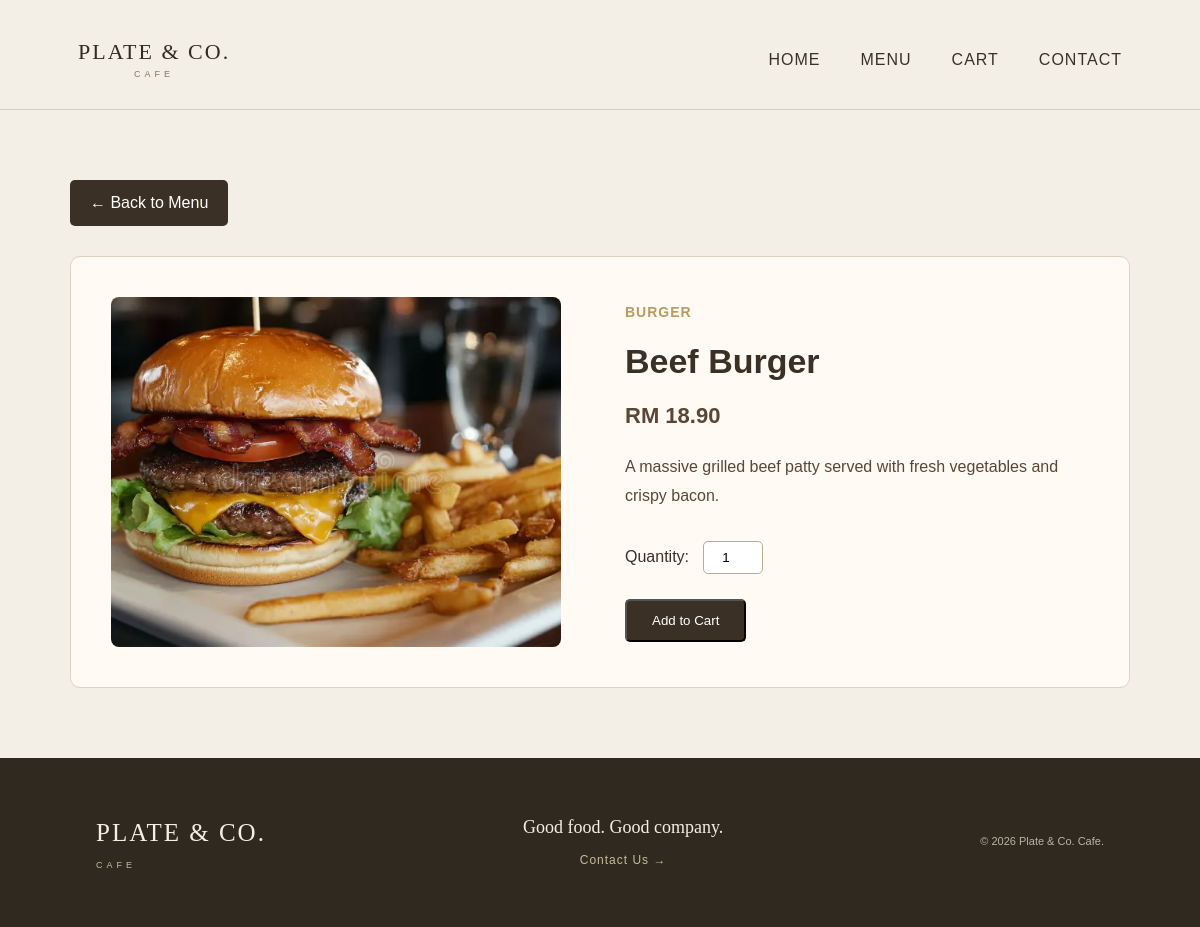
/menu/details.php?id=4, run on the app's committed database.
### tables this page shows
CREATE TABLE dishes (
    dish_id INT AUTO_INCREMENT PRIMARY KEY,
    name VARCHAR(100) NOT NULL,
    description TEXT,
    price DECIMAL(6,2) NOT NULL,
    image VARCHAR(255),
    category VARCHAR(50)
);

### menu/details.php (the view, shortened to what this page needs)
<?php
$dbHost = 'localhost';
$dbUser = 'root';
$dbPass = '';
$dbName = 'cafe_data';
$port = 3308;
$conn = mysqli_connect($dbHost, $dbUser, $dbPass, $dbName, $port);
$dish_id = (int) $_GET['id'];
$sql = "SELECT * FROM dishes WHERE dish_id = $dish_id";
$result = mysqli_query($conn, $sql);
$dish = mysqli_fetch_assoc($result);
?>
<!DOCTYPE html>
<html>
<head>
    <link rel="stylesheet" href="/restaurant/mystyle.css">
</head>
<body>
<?php include('../includes/header.php'); ?>
<div id="itemDetailsPage">
    <a href="menu.php" class="backMenuBtn">
        ← Back to Menu
    </a>
    <div class="itemDetailsContainer">
        <div class="itemDetailsImage">
            <?php if (!empty($dish['image'])) { ?>
                <img
                    src="/restaurant/images/<?php echo htmlspecialchars($dish['image']); ?>"
                    alt="<?php echo htmlspecialchars($dish['name']); ?>"
                >
            <?php } else { ?>
                <p>No image available.</p>
            <?php } ?>
        </div>
        <div class="itemDetailsInfo">
            <p class="itemCategory">
                <?php echo htmlspecialchars($dish['category']); ?>
            </p>
            <h1>
                <?php echo htmlspecialchars($dish['name']); ?>
            </h1>
            <p class="itemPrice">
                RM <?php echo number_format($dish['price'], 2); ?>
            </p>
            <p class="itemDescription">
                <?php echo nl2br(htmlspecialchars($dish['description'])); ?>
            </p>
            <form action="../cart/cart.php" method="post">
    <div class="quantitySection">
        <label for="quantity">
            Quantity:
        </label>
        <input
            type="number"
            id="quantity"
            name="quantity"
            value="1"
            min="1"
            max="20"
        >
    </div>
    <button type="submit" class="addCartBtn">
        Add to Cart
    </button>
</form>
        </div>
    </div>
</div>
<?php include('../includes/footer.php'); ?>
</body>
</html>

### mystyle.css (style rules this page uses)
body { margin: 0; font-family: Arial, sans-serif; background-color: #d2c6ac; color: #3B3025; }
#itemDetailsPage { max-width: 1100px; margin: 50px auto; padding: 20px; }
.backMenuBtn { display: inline-block; padding: 10px 20px; margin-bottom: 30px; background-color: #3B3025; color: white; text-decoration: none; border-radius: 5px; }
.itemDetailsContainer { display: flex; gap: 50px; align-items: center; padding: 40px; background-color: #fffaf4; border: 1px solid #ddd2c3; border-radius: 10px; }
.itemDetailsImage { width: 50%; text-align: center; }
.itemDetailsImage img { width: 100%; max-width: 450px; height: 350px; object-fit: cover; border-radius: 8px; }
.itemDetailsInfo { width: 50%; }
.itemCategory { font-size: 14px; color: #B89B5E; font-weight: bold; text-transform: uppercase; letter-spacing: 1px; }
.itemDetailsInfo h1 { font-size: 34px; color: #3B3025; margin: 10px 0; }
.itemPrice { font-size: 22px; font-weight: bold; color: #5A4636; }
.itemDescription { font-size: 16px; line-height: 1.8; color: #5A4636; margin: 20px 0 30px; }
.quantitySection { margin-bottom: 25px; }
.quantitySection label { color: #3B3025; margin-right: 10px; }
.quantitySection input { width: 60px; padding: 8px; border: 1px solid #b9aa96; border-radius: 5px; text-align: center; }
.addCartBtn { display: inline-block; padding: 12px 25px; background-color: #3B3025; color: white; text-decoration: none; border-radius: 5px; }
* { margin: 0; padding: 0; box-sizing: border-box; }
html { scroll-behavior: smooth; }
body { font-family: Arial, Helvetica, sans-serif; background-color: #f4efe6; color: #332b22; line-height: 1.6; }
a { text-decoration: none; color: inherit; }
img { max-width: 100%; display: block; }

### data on the page
dishes: image (picture), category "BURGER", name "Beef Burger", price "18.90", description "A massive grilled beef patty served with fresh vegetables and crispy bacon."
